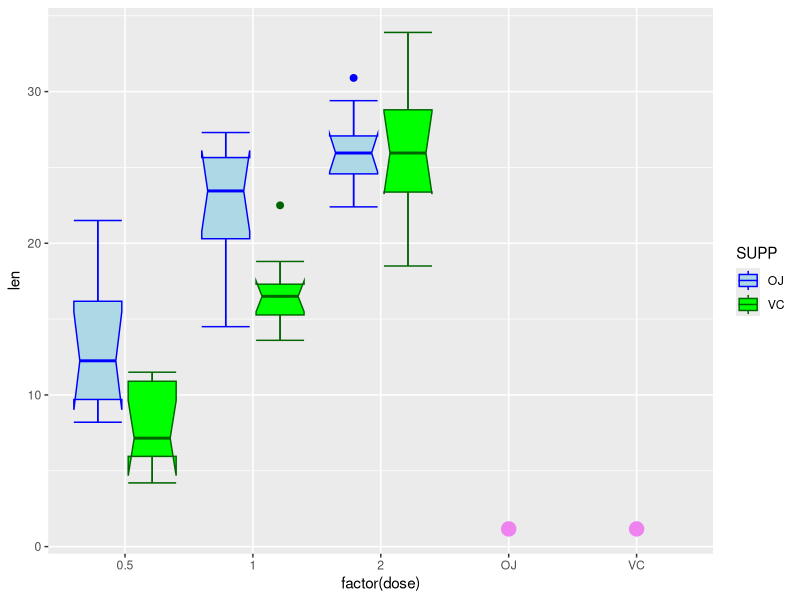

This chart was generated by the following R code:
library(ggplot2)

ggplot(ToothGrowth) + 
  aes(x = factor(dose), y = len) +
  stat_boxplot(geom = "errorbar",
               aes(col = supp, fill = supp),
               position = position_dodge(width = 0.85)) + 
  geom_boxplot(aes(col = supp, fill = supp),
               notch = TRUE,
               notchwidth = 0.75,
               outlier.size=2,
               position = position_dodge(width = 0.85)) +
  stat_summary(fun.y = mean,
               aes(supp,dose),
               geom="point",
               shape=20,
               size=7,
               color="violet",
               fill="violet") +
  scale_color_manual(name = "SUPP", values = c("blue", "darkgreen")) +
  scale_fill_manual(name = "SUPP", values = c("lightblue", "green"))

